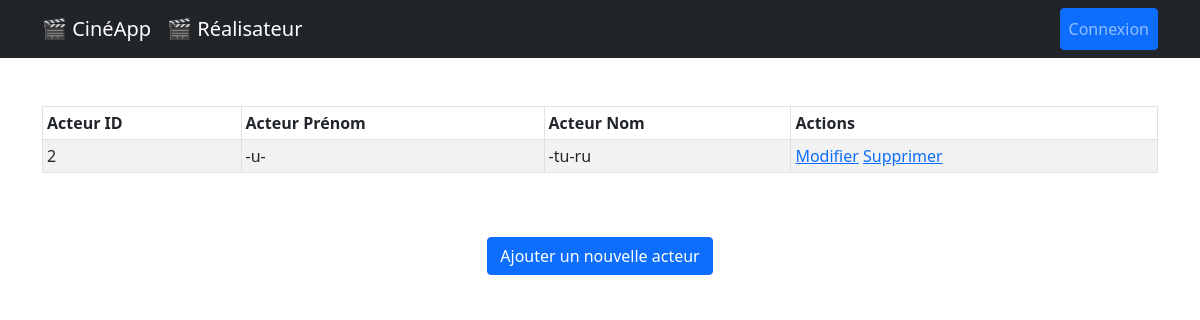
The app's page /acteur/ with its own data.
### lesFilms/models.py (models this page shows, shortened)
class Acteur(models.Model):
    nom = models.CharField(max_length=250)
    prenom = models.CharField(max_length=250)

### lesFilms/views.py (the view)
# urls.py: path("acteur/", views.ActeurListView.as_view(), name="acteur_list"),
class ActeurListView(ListView):
    model = Acteur
    template_name = (
        "lesFilms/acteur/acteur_list.html"  # Nom du template à utiliser
    )
    context_object_name = (
        "acteurs"  # Nom de la variable à utiliser dans le template
    )

### lesFilms/templates/lesFilms/acteur/acteur_list.html (shortened to what this page needs)
{% extends "lesFilms/base.html" %}
{% block content %}
<table class="table table-striped table-bordered table-sm">
  <thead class="thead-dark">
    <tr>
      <th>Acteur ID</th>
      <th>Acteur Prénom</th>
      <th>Acteur Nom</th>
      <th>Actions</th>
    </tr>
  </thead>
  <tbody>
    {% for acteur in acteurs %}
    <tr>
      <td>{{ acteur.id }}</td>
      <td>{{ acteur.prenom }}</td>
      <td>{{ acteur.nom }}</td>
      <td>
        <a href="{% url 'acteur_edit' acteur.id %}"
          ><span class="glyphicon glyphicon-pencil">Modifier</span></a
        >
        <a
          href="#"
          data-bs-toggle="modal"
          data-bs-target="#deleteModal"
          data-url="{% url 'acteur_delete' acteur.id %}"
          class="open-deleteModal"
          >Supprimer</a
        >
      </td>
    </tr>
    {% endfor %}
  </tbody>
</table>
<br />
<br />
<div class="justify-content-center d-flex">
  <a href="{% url 'acteur_add' %}" class="btn btn-primary"
    >Ajouter un nouvelle acteur</a
  >
</div>
{% endblock %}

### records on screen
Acteur: id "2", prenom "-u-", nom "-tu-ru"
